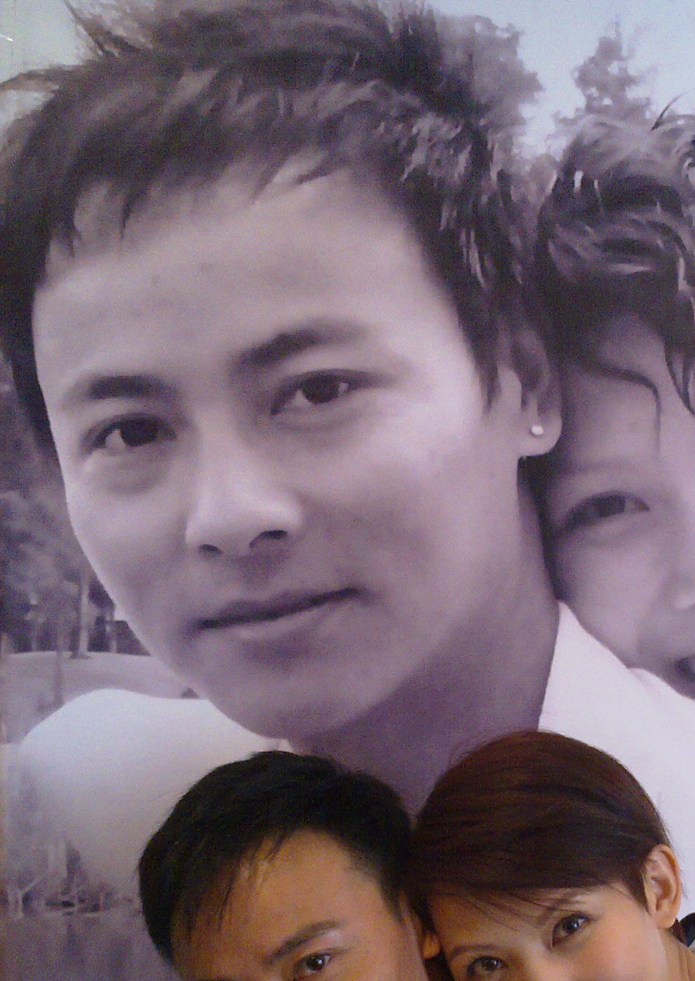
#> input picture thinface/img/20100502_odOPx.jpg, 1390 x 1962 px (shown at 1/2 size); its folder holds 4 pictures in this run
$ python enlarge_eyes.py
#> lines starting #> are read from the running program, lines starting #| are printed output that depends on the picture
import cv2
import numpy as np
import random
import os
HY_223_TO_106_MAP_LIST = list(range(0, 34)) + [(34, 35), 36, (37, 38), 39] + \
                                              [53, (52, 51), 50, (49, 48), 47] + \
                                              [117, 119, 121, 123] + \
                         list(range(132, 137)) + [61, (63, 64), (69, 70), 72, (74, 75), (80, 81)] + \
                                                 [94, (92, 91), (86, 85), 83, (102, 103),  (96, 97)] + \
                                                 [(45, 46), 44, (42, 43), 41] + \
                                                 [55, (56, 57), 58, (59, 60)] + \
                                                 [(66, 67), (77, 78), 110] + \
                                                 [(88, 89), (99, 100), 116] + \
                                                 [124, 144] + \
                                                 [130, 138, 131, 137] + \
                                                 [145, 148, 151, 153, 155, 158, 161, 206,
                                                  (203, 204), 201, (198, 199), 196] + \
                                                 [162, 166, 170, 174, 178, 190, 186, 182] + \
                                                 [109, 115]


HY_106_TO_122_MAP_LIST = list(range(0,106))+[(52, 53),(53, 72),(72, 54),(54, 55),(55, 56),(56, 73),(73, 57),(57, 52)] + \
                                            [(58, 59),(59, 75),(75 ,60),(60, 61),(61, 62),(62, 76),(76, 63),(63, 58)]


#Check if a point is insied a rectangle
# [26 lines left out: functions rect_contains, draw_delaunay, not called in this run]


def transform_hy224_to_target(lm_224, map_list):
    lm_target = []
    for element in map_list:
        if type(element) is tuple:
            x_y_0, x_y_1 = element
            curent_xy = (lm_224[x_y_0] + lm_224[x_y_1]) / 2
        else:
            try:
                curent_xy = lm_224[element]
            except TypeError:
                return lm_target
        lm_target.append(curent_xy)
    lm_target = np.array(lm_target)
    return lm_target


def constrainPoint(p, w, h):
    p = (min(max(p[0], 0), w - 1), min(max(p[1], 0), h - 1))
    return p


# Apply affine transform calculated using srcTri and dstTri to src and
# output an image of size.
def applyAffineTransform(src, srcTri, dstTri, size):

    # Given a pair of triangles, find the affine transform.
    warpMat = cv2.getAffineTransform(np.float32(srcTri), np.float32(dstTri))

    # Apply the Affine Transform just found to the src image
    dst = cv2.warpAffine(src,
                         warpMat, (size[0], size[1]),
                         None,
                         flags=cv2.INTER_LINEAR,
                         borderMode=cv2.BORDER_REFLECT_101)

    return dst


def warpTriangle(img1, img2, t1, t2):

    # Find bounding rectangle for each triangle
    r1 = cv2.boundingRect(np.float32([t1]))
    r2 = cv2.boundingRect(np.float32([t2]))

    # Offset points by left top corner of the respective rectangles
    t1Rect = []
    t2Rect = []
    t2RectInt = []

    for i in range(0, 3):
        t1Rect.append(((t1[i][0] - r1[0]), (t1[i][1] - r1[1])))
        t2Rect.append(((t2[i][0] - r2[0]), (t2[i][1] - r2[1])))
        t2RectInt.append(((t2[i][0] - r2[0]), (t2[i][1] - r2[1])))

    # Get mask by filling triangle
    mask = np.zeros((r2[3], r2[2], 3), dtype=np.float32)
    cv2.fillConvexPoly(mask, np.int32(t2RectInt), (1.0, 1.0, 1.0), 16, 0)

    # Apply warpImage to small rectangular patches
    img1Rect = img1[r1[1]:r1[1] + r1[3], r1[0]:r1[0] + r1[2]]

    size = (r2[2], r2[3])

    img2Rect = applyAffineTransform(img1Rect, t1Rect, t2Rect, size)
    img2[r2[1]:r2[1] + r2[3],
         r2[0]:r2[0] + r2[2]] = img2[r2[1]:r2[1] + r2[3], r2[0]:r2[0] +
                                     r2[2]] * (1 - mask) + img2Rect * mask


# [30 lines left out: function circle_st, not called in this run]


def bigger_eyes_point(point, ExpandFlag, EnlargeMethod):

    scale_conner = 0.2  # 左右眼 眼角点     的放大系数
    scale = 0.3  # 左右眼 其他点     的放大系数

    left_center_x = point[74][1]
    left_center_y = point[74][0]
    right_center_x = point[77][1]
    right_center_y = point[77][0]

    enlarge_eyes_point = point.copy()
    # 122点
    if ExpandFlag == True:
        left_eyes_index = [53, 54, 56, 57, 72, 73, 52, 55] + list(range(106, 114))
        left_eyes_up_index = [53, 54, 106, 107, 108, 109, 72]
        left_eyes_down_index = [56, 57, 110, 111, 112, 113, 73]

        right_eyes_index = [59, 60, 62, 63, 75, 76, 58, 61] + list(range(114, 122))
        right_eyes_up_index = [59, 60, 114, 115, 116, 117, 75]
        right_eyes_down_index = [62, 63, 118, 119, 120, 121, 76]

        eyes_in_corner = [55, 58]
        eyes_out_corner = [52, 61]
    else:
        left_eyes_index = [53, 54, 56, 57, 72, 73, 52, 55]
        left_eyes_up_index = [53, 54, 72]
        left_eyes_down_index = [56, 57, 73]

        right_eyes_index = [59, 60, 62, 63, 75, 76, 58, 61]
        right_eyes_up_index = [59, 60, 75]
        right_eyes_down_index = [62, 63, 76]

        eyes_in_corner = [55, 58]
        eyes_out_corner = [52, 61]

    if EnlargeMethod == "circle":
        for _, num in enumerate(left_eyes_index):
            if num in left_eyes_index and num != eyes_in_corner:
                x = point[num][1]
                y = point[num][0]
                offsetx = x - left_center_x
                offsety = y - left_center_y
                posy = round(offsety * scale + y)
                posx = round(offsetx * scale + x)
                enlarge_eyes_point[num][1] = posx
                enlarge_eyes_point[num][0] = posy

        for _, num in enumerate(right_eyes_index):
            if num in right_eyes_index and num != eyes_in_corner:
                x = point[num][1]
                y = point[num][0]
                offsetx = x - right_center_x
                offsety = y - right_center_y
                posy = round(offsety * scale + y)
                posx = round(offsetx * scale + x)
                enlarge_eyes_point[num][1] = posx
                enlarge_eyes_point[num][0] = posy

        for _, num in enumerate(eyes_in_corner):
            x = point[num][1]
            y = point[num][0]

            if num in left_eyes_index:  # 则为左眼的眼角点
                offsetx = x - left_center_x
                offsety = y - left_center_y
            elif num in right_eyes_index:  # 则为右眼的眼角点
                offsetx = x - right_center_x
                offsety = y - right_center_y

            posy = round(offsety * scale_conner + y)
            posx = round(offsetx * scale_conner + x)

            enlarge_eyes_point[num][1] = posx
            enlarge_eyes_point[num][0] = posy
    elif EnlargeMethod == "vector":
        for _, num in enumerate(left_eyes_index):  # 放大眼睛后的眼角点坐标计算
            if num in left_eyes_up_index:
                pos = scale * (point[72] - point[73]) + point[num]
                enlarge_eyes_point[num][1] = pos[1]
                enlarge_eyes_point[num][0] = pos[0]
            elif num in left_eyes_down_index:
                pos = scale * (point[73] - point[72]) + point[num]
                enlarge_eyes_point[num][1] = pos[1]
                enlarge_eyes_point[num][0] = pos[0]
        for _, num in enumerate(right_eyes_index):  # 放大眼睛后的眼角点坐标计算
            if num in right_eyes_up_index:
                pos = scale * (point[75] - point[76]) + point[num]
                enlarge_eyes_point[num][1] = pos[1]
                enlarge_eyes_point[num][0] = pos[0]
            elif num in right_eyes_down_index:
                pos = scale * (point[76] - point[75]) + point[num]
                enlarge_eyes_point[num][1] = pos[1]
                enlarge_eyes_point[num][0] = pos[0]

    return enlarge_eyes_point


if __name__ == '__main__':
    #Define window names;
    win_delaunary = "Delaunay Triangulation"
    win_voronoi = "Voronoi Diagram"
    cv2.resizeWindow(win_delaunary, 400, 200)
    # cv2.namedWindow(win_delaunary, cv2.WINDOW_NORMAL | cv2.WINDOW_KEEPRATIO)
    # cv2.namedWindow(win_delaunary,0)

    #Read in the image

    label_path = "label.txt"
    image_path = "img"


    with open(label_path) as _f:
#> (reads thinface/label.txt from the repository)
        txt_lines = _f.readlines()
        total_num = len(txt_lines)
        current_idx = 0
        for line in txt_lines:
            current_idx += 1
            line = line.rstrip()
            line = line.rsplit('|')
            _img_path = line[0].rsplit('/')[1]
            _label = line[1]
            lm_str = _label.rsplit(" ")
            num_labels = len(lm_str)
            lm = []
            for i in range(num_labels // 2):
                lm.append((float(lm_str[i * 2 + 0]), float(lm_str[i * 2 + 1])))
            lm_target = np.array(lm)
            img_full_path = os.path.join(image_path, _img_path)
            img = cv2.imread(img_full_path)
#> img is the input picture: shape (1962, 1390, 3); mean B, G, R 114.6, 103.1, 120.1

            #Keep a copy around
            img_orig = img.copy()

            #Rectangle to be used with Subdiv2D
            w = img.shape[1]
#> w = 1390
            h = img.shape[0]
#> h = 1962
            rect = (0, 0, w, h)
#> rect = (0, 0, 1390, 1962)

            # 计算放大眼睛后的新的landmark点信息 并在图像中显示出来
            ExpandFlag = True
            if ExpandFlag == True:
                points = transform_hy224_to_target(lm_target, HY_106_TO_122_MAP_LIST)
                eye_index_txt_name = "eye_index_V2.txt"
            else:
                eye_index_txt_name = "eye_index.txt"

            EnlargeMethod = "vector"  #  circle or vector

            points_Enlarge = bigger_eyes_point(points, ExpandFlag, EnlargeMethod)

            # [5 lines of commented-out code are left out]

            delaunayTri = []
            with open(eye_index_txt_name) as file:
#> (reads thinface/eye_index_V2.txt from the repository)
                for line in file:
                    x, y, z = line.split()

                    x = int(x)
                    y = int(y)
                    z = int(z)
                    delaunayTri.append((x, y, z))

            img_Enlarge = np.zeros((h, w, 3), dtype=img.dtype)
            for j in range(0, len(delaunayTri)):
                tin = []
                tout = []

                for k in range(0, 3):
                    pIn = points[delaunayTri[j][k]]
                    pIn = constrainPoint(pIn, w, h)

                    pOut = points_Enlarge[delaunayTri[j][k]]
                    pOut = constrainPoint(pOut, w, h)

                    tin.append(pIn)
                    tout.append(pOut)

                warpTriangle(img, img_Enlarge, tin, tout)
#> this loop made 117 passes
#> pass 1, in warpTriangle, `img1Rect = img1[r1[1]:r1[1] + r1[3], r1[0]:r1[0] + r1[2]]`:
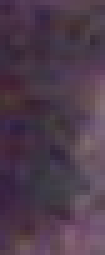
#> img1Rect: shape (51, 21, 3) (shown 5 times larger); mean B, G, R 75.9, 59.4, 78.2
#> pass 1, in applyAffineTransform, `dst = cv2.warpAffine(src, warpMat, (size[0], size[1]), None, flags=cv2..`:
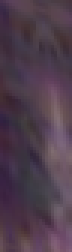
#> dst: shape (84, 24, 3) (shown 3 times larger); mean B, G, R 76.9, 61.4, 79.6
#> pass 2, in warpTriangle (call 2), `img1Rect = img1[r1[1]:r1[1] + r1[3], r1[0]:r1[0] + r1[2]]`:
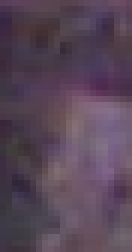
#> img1Rect: shape (42, 22, 3) (shown 6 times larger); mean B, G, R 87.5, 70.2, 88.1
#> pass 2, in applyAffineTransform (call 2), `dst = cv2.warpAffine(src, warpMat, (size[0], size[1]), None, flags=cv2..`:
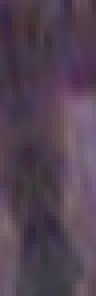
#> dst: shape (74, 24, 3) (shown 4 times larger); mean B, G, R 83, 67, 83.4

            mask = img_Enlarge.copy()
            mask[mask > 0] = 1
            img_Enlarge = img_orig * (1 - mask) + img_Enlarge
#> pass 3 of the loop `for line in txt_lines:`:
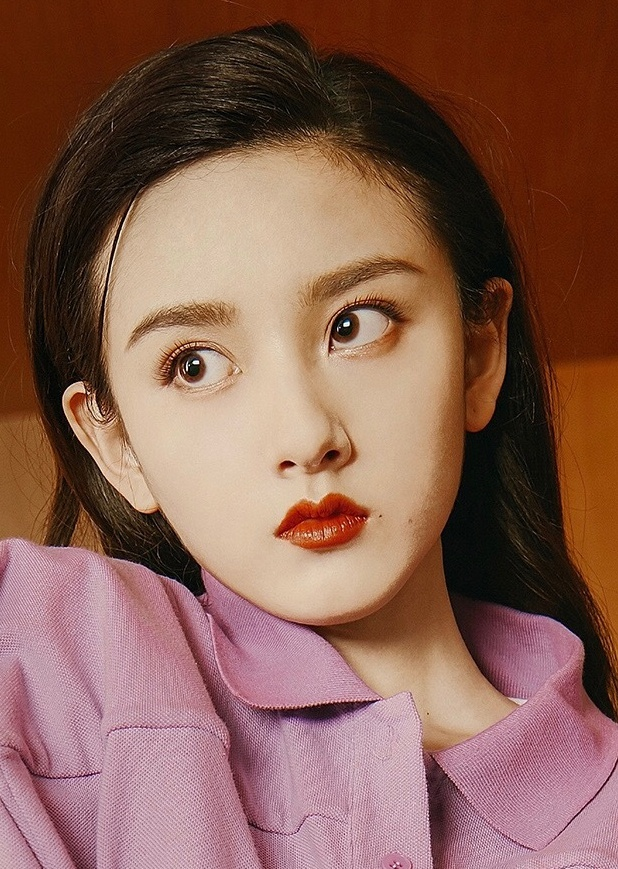
#> input picture thinface/img/20190831_I4NyhnzNU_7.jpg, 618 x 869 px
#> img is the input picture: shape (869, 618, 3); mean B, G, R 83.2, 96, 136.3
#> the loop `for j in range(0, len(delaunayTri)):` made 117 passes
#> pass 3, in warpTriangle (call 237), `img1Rect = img1[r1[1]:r1[1] + r1[3], r1[0]:r1[0] + r1[2]]`:
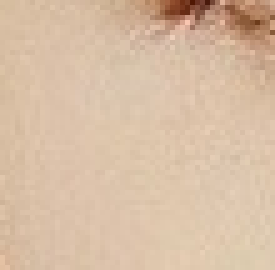
#> img1Rect: shape (54, 55, 3) (shown 5 times larger); mean B, G, R 164.5, 189.5, 216
#> pass 3, in applyAffineTransform (call 237), `dst = cv2.warpAffine(src, warpMat, (size[0], size[1]), None, flags=cv2..`:
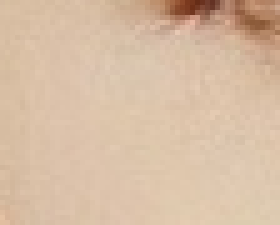
#> dst: shape (45, 56, 3) (shown 5 times larger); mean B, G, R 164.1, 189, 215.7
#> img_Enlarge: shape (869, 618, 3)
#> the loop made 4 passes; the first 3 are shown

            # [6 lines of commented-out code are left out]
            cv2.imshow("img_Enlarge", img_Enlarge)
            # cv2.waitKey(0)

            cv2.waitKey(0)
